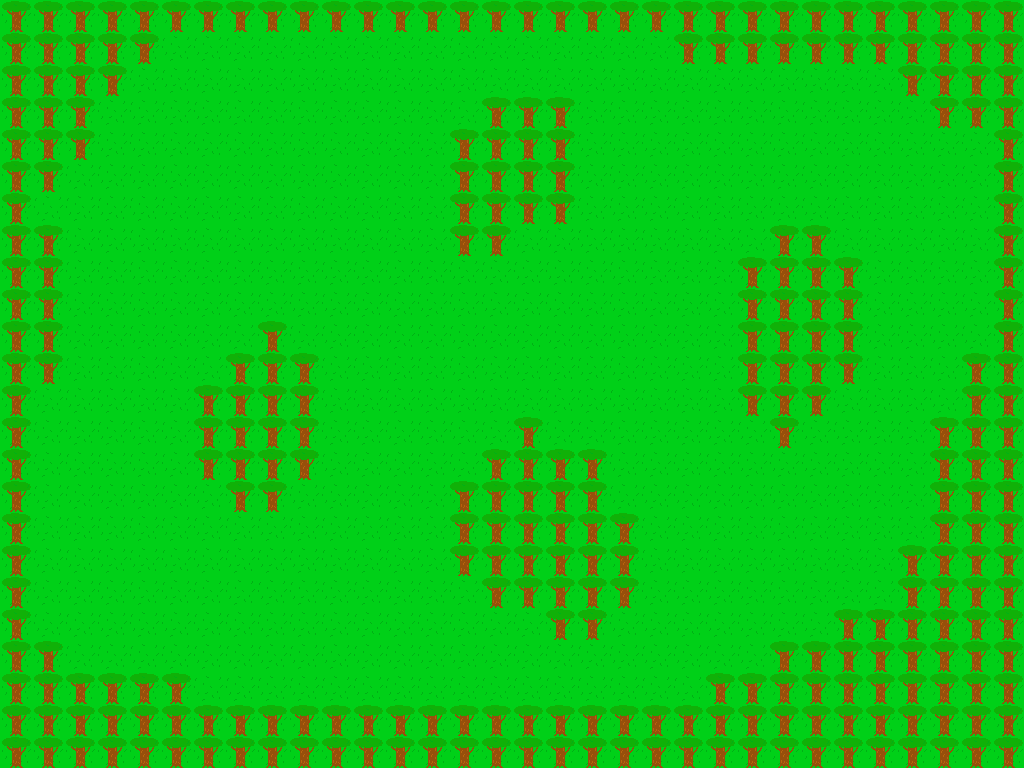

A level layout from a 2D game, rendered from its tile map. Below: a short description, then the map file with its tile-grid data intact:
An orthogonal 32x24 tile map with 32x32 px tiles, 1 tile layer (Tile Layer 1).

<map version="1.2" tiledversion="1.2.0" orientation="orthogonal" renderorder="right-down" width="32" height="24" tilewidth="32" tileheight="32" infinite="0" nextlayerid="2" nextobjectid="1">
 <tileset firstgid="1" source="tileset.tsx" />
 <layer id="1" name="Tile Layer 1" width="32" height="24">
  <data encoding="csv">
2,2,2,2,2,2,2,2,2,2,2,2,2,2,2,2,2,2,2,2,2,2,2,2,2,2,2,2,2,2,2,2,
2,2,2,2,2,1,1,1,1,1,1,1,1,1,1,1,1,1,1,1,1,2,2,2,2,2,2,2,2,2,2,2,
2,2,2,2,1,1,1,1,1,1,1,1,1,1,1,1,1,1,1,1,1,1,1,1,1,1,1,1,2,2,2,2,
2,2,2,1,1,1,1,1,1,1,1,1,1,1,1,2,2,2,1,1,1,1,1,1,1,1,1,1,1,2,2,2,
2,2,2,1,1,1,1,1,1,1,1,1,1,1,2,2,2,2,1,1,1,1,1,1,1,1,1,1,1,1,1,2,
2,2,1,1,1,1,1,1,1,1,1,1,1,1,2,2,2,2,1,1,1,1,1,1,1,1,1,1,1,1,1,2,
2,1,1,1,1,1,1,1,1,1,1,1,1,1,2,2,2,2,1,1,1,1,1,1,1,1,1,1,1,1,1,2,
2,2,1,1,1,1,1,1,1,1,1,1,1,1,2,2,1,1,1,1,1,1,1,1,2,2,1,1,1,1,1,2,
2,2,1,1,1,1,1,1,1,1,1,1,1,1,1,1,1,1,1,1,1,1,1,2,2,2,2,1,1,1,1,2,
2,2,1,1,1,1,1,1,1,1,1,1,1,1,1,1,1,1,1,1,1,1,1,2,2,2,2,1,1,1,1,2,
2,2,1,1,1,1,1,1,2,1,1,1,1,1,1,1,1,1,1,1,1,1,1,2,2,2,2,1,1,1,1,2,
2,2,1,1,1,1,1,2,2,2,1,1,1,1,1,1,1,1,1,1,1,1,1,2,2,2,2,1,1,1,2,2,
2,1,1,1,1,1,2,2,2,2,1,1,1,1,1,1,1,1,1,1,1,1,1,2,2,2,1,1,1,1,2,2,
2,1,1,1,1,1,2,2,2,2,1,1,1,1,1,1,2,1,1,1,1,1,1,1,2,1,1,1,1,2,2,2,
2,1,1,1,1,1,2,2,2,2,1,1,1,1,1,2,2,2,2,1,1,1,1,1,1,1,1,1,1,2,2,2,
2,1,1,1,1,1,1,2,2,1,1,1,1,1,2,2,2,2,2,1,1,1,1,1,1,1,1,1,1,2,2,2,
2,1,1,1,1,1,1,1,1,1,1,1,1,1,2,2,2,2,2,2,1,1,1,1,1,1,1,1,1,2,2,2,
2,1,1,1,1,1,1,1,1,1,1,1,1,1,2,2,2,2,2,2,1,1,1,1,1,1,1,1,2,2,2,2,
2,1,1,1,1,1,1,1,1,1,1,1,1,1,1,2,2,2,2,2,1,1,1,1,1,1,1,1,2,2,2,2,
2,1,1,1,1,1,1,1,1,1,1,1,1,1,1,1,1,2,2,1,1,1,1,1,1,1,2,2,2,2,2,2,
2,2,1,1,1,1,1,1,1,1,1,1,1,1,1,1,1,1,1,1,1,1,1,1,2,2,2,2,2,2,2,2,
2,2,2,2,2,2,1,1,1,1,1,1,1,1,1,1,1,1,1,1,1,1,2,2,2,2,2,2,2,2,2,2,
2,2,2,2,2,2,2,2,2,2,2,2,2,2,2,2,2,2,2,2,2,2,2,2,2,2,2,2,2,2,2,2,
2,2,2,2,2,2,2,2,2,2,2,2,2,2,2,2,2,2,2,2,2,2,2,2,2,2,2,2,2,2,2,2
</data>
 </layer>
</map>
